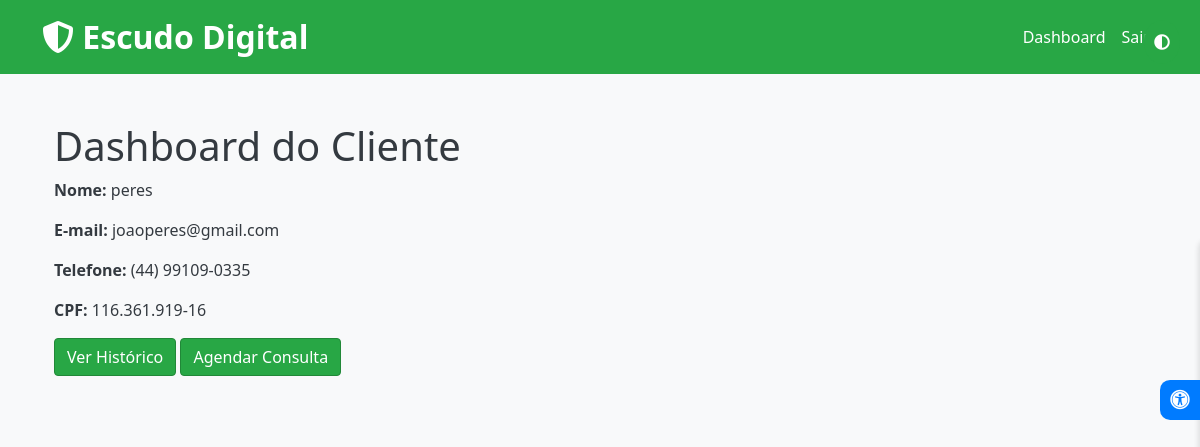
The page /client/dashboard (signed in) on the database its author committed.
### tables this page shows
CREATE TABLE clients (
                id INTEGER PRIMARY KEY AUTOINCREMENT,
                name TEXT NOT NULL,
                email TEXT UNIQUE NOT NULL,
                password TEXT NOT NULL,
                phone TEXT,
                cpf TEXT
            );

### escudo digital/app.py (the view)
@app.route('/client/dashboard')
def client_dashboard():
    if 'client_id' not in session:
        return redirect(url_for('client_login'))
    with sqlite3.connect('database.db') as conn:
        c = conn.cursor()
        c.execute("SELECT name, email, phone, cpf FROM clients WHERE id = ?", (session['client_id'],))
        client = c.fetchone()
    return render_template('client_dashboard.html', client=client)

### escudo digital/templates/client_dashboard.html
{% extends 'base.html' %}
{% block content %}
<div class="container mt-5">
    <h1>Dashboard do Cliente</h1>
    {% if client %}
        <p><strong>Nome:</strong> {{ client[0] }}</p>
        <p><strong>E-mail:</strong> {{ client[1] }}</p>
        <p><strong>Telefone:</strong> {{ client[2] if client[2] else '-' }}</p>
        <p><strong>CPF:</strong> {{ client[3] if client[3] else '-' }}</p>
        <a href="{{ url_for('client_history') }}" class="btn btn-primary">Ver Histórico</a>
        <a href="{{ url_for('client_schedule') }}" class="btn btn-primary">Agendar Consulta</a>
    {% else %}
        <p>Erro ao carregar os dados do cliente.</p>
    {% endif %}
</div>
{% endblock %}

### escudo digital/static/style.css (style rules this page uses)
:root { --primary-color: #28a745; --primary-dark: #218838; --primary-light: #34ce57; --white: #ffffff; --light-gray: #f8f9fa; --dark-gray: #343a40; }
body { background-color: var(--light-gray); color: var(--dark-gray); }
.btn-primary { background-color: var(--primary-color); border-color: var(--primary-dark); }

### rows shown on the page
clients: name "peres", email "joaoperes@gmail.com", phone "(44) 99109-0335", cpf "116.361.919-16"
